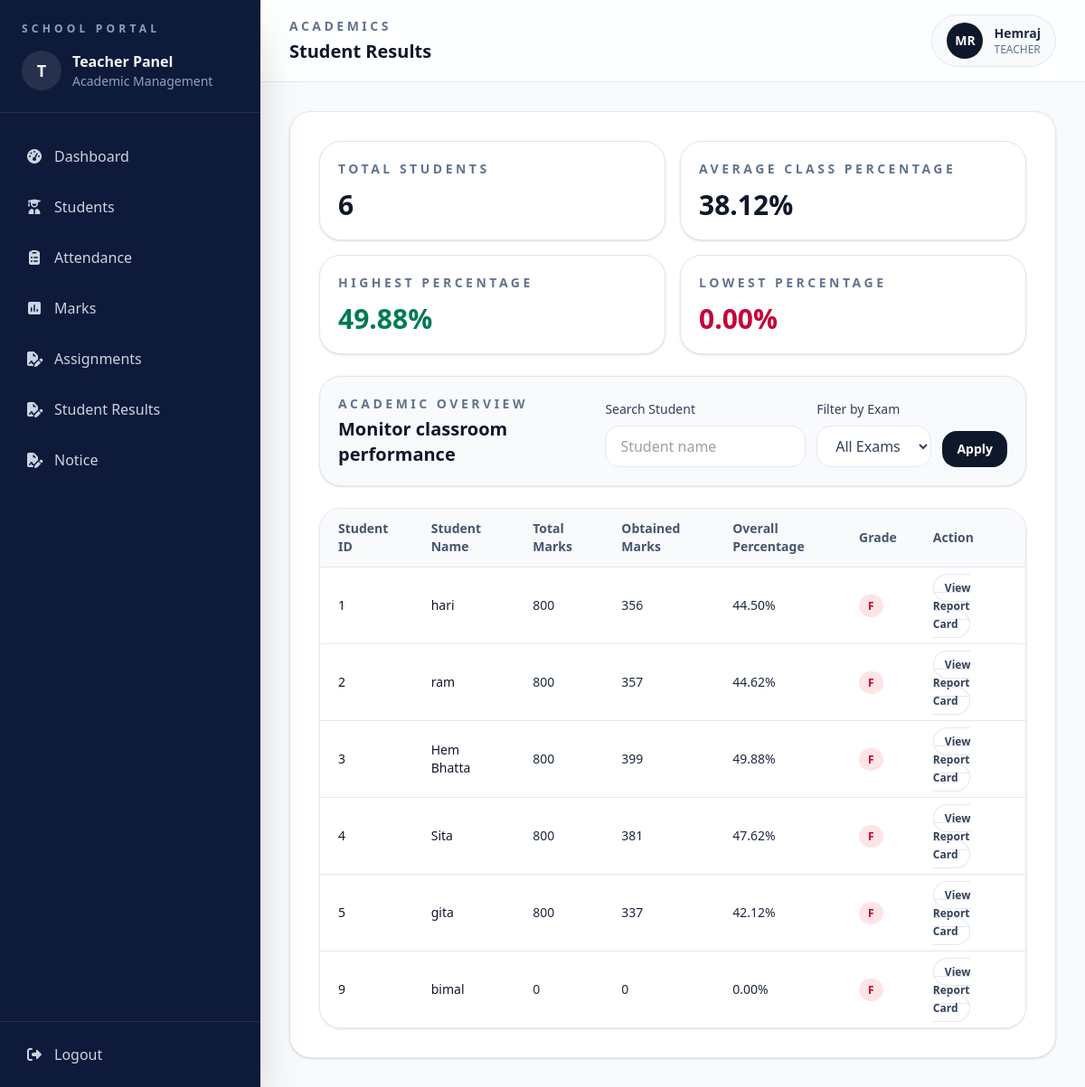
Page /academics/results/ (signed in) on the committed database.
### accounts/models.py (models this page shows, shortened)
class User(AbstractUser):
    ROLE_CHOICES = (("ADMIN", "Admin"), ("TEACHER", "Teacher"))
    role = models.CharField(max_length=20, choices=ROLE_CHOICES, default="TEACHER")

### students/models.py (models this page shows, shortened)
class Student(models.Model):
    name = models.CharField(max_length=50)
    classroom = models.ForeignKey(
        ClassRoom, on_delete=models.CASCADE, related_name="students"
    )
    address = models.TextField(blank=True, null=True)
    phone = models.CharField(max_length=10, blank=True)
    date_of_birth = models.DateField(default="2000-01-01")

### academics/views.py (the view)
# urls.py: path("results/", views.student_results, name="student-results"),
def student_results(request):
    classroom = ClassRoom.objects.filter(teacher=request.user).first()
    if not classroom:
        messages.error(request, "No classroom assigned to you.")
        return redirect("dashboard")
    search_query = request.GET.get("search", "").strip()
    selected_exam = request.GET.get("exam", "").strip()
    students = Student.objects.filter(classroom=classroom).select_related("classroom")
    if search_query:
        students = students.filter(name__icontains=search_query)
    available_exams = list(
        Marks.objects.filter(student__classroom=classroom)
        .values_list("exam_name", flat=True)
        .distinct()
        .order_by("exam_name")
    )
    student_results = []
    percentages = []
    for student in students:
        marks_qs = Marks.objects.filter(student=student)
        if selected_exam:
            marks_qs = marks_qs.filter(exam_name=selected_exam)
        marks_qs = marks_qs.select_related("subject")
        total_full_marks = 0
        total_obtained_marks = 0
        for mark in marks_qs:
            total_full_marks += mark.full_marks or 0
            total_obtained_marks += mark.marks_obtained or 0
        if total_full_marks:
            percentage = round((total_obtained_marks / total_full_marks) * 100, 2)
        else:
            percentage = 0
        if percentage >= 90:
            grade = "A+"
        elif percentage >= 80:
            grade = "A"
        elif percentage >= 70:
            grade = "B+"
        elif percentage >= 60:
            grade = "B"
        elif percentage >= 50:
            grade = "C"
        else:
            grade = "F"
        percentages.append(percentage)
        student_results.append(
            {
                "student": student,
                "total_marks": total_full_marks,
                "obtained_marks": total_obtained_marks,
                "percentage": percentage,
                "grade": grade,
                "report_url": (
                    reverse(
                        "report-card",
                        kwargs={
                            "student_id": student.id,
                            "exam_name": selected_exam or "",
                        },
                    )
                    if selected_exam
                    else reverse(
                        "report-card",
                        kwargs={"student_id": student.id, "exam_name": "Mid-Term"},
                    )
                ),
            }
        )
    total_students = len(student_results)
    class_average = round(sum(percentages) / total_students, 2) if total_students else 0
    highest_percentage = max(percentages) if percentages else 0
    lowest_percentage = min(percentages) if percentages else 0
    context = {
        "students_results": student_results,
        "total_students": total_students,
        "class_average": class_average,
        "highest_percentage": highest_percentage,
        "lowest_percentage": lowest_percentage,
        "available_exams": available_exams,
        "selected_exam": selected_exam,
        "search_query": search_query,
    }
    return render(request, "academics/student_results.html", context)

### academics/templates/academics/student_results.html (shortened to what this page needs)
{% extends 'base.html' %}
{% block page_label %}Academics{% endblock %}
{% block page_title %}Student Results{% endblock %}
{% block content %}
<section class="space-y-6">
  <div class="grid gap-4 md:grid-cols-2 xl:grid-cols-4">
    <div class="rounded-3xl border border-slate-200 bg-white p-5 shadow-sm">
      <p class="text-sm font-semibold uppercase tracking-[0.25em] text-slate-500">Total Students</p>
      <p class="mt-3 text-3xl font-semibold text-slate-900">{{ total_students }}</p>
    </div>
    <div class="rounded-3xl border border-slate-200 bg-white p-5 shadow-sm">
      <p class="text-sm font-semibold uppercase tracking-[0.25em] text-slate-500">Average Class Percentage</p>
      <p class="mt-3 text-3xl font-semibold text-slate-900">{{ class_average|floatformat:2 }}%</p>
    </div>
    <div class="rounded-3xl border border-slate-200 bg-white p-5 shadow-sm">
      <p class="text-sm font-semibold uppercase tracking-[0.25em] text-slate-500">Highest Percentage</p>
      <p class="mt-3 text-3xl font-semibold text-emerald-700">{{ highest_percentage|floatformat:2 }}%</p>
    </div>
    <div class="rounded-3xl border border-slate-200 bg-white p-5 shadow-sm">
      <p class="text-sm font-semibold uppercase tracking-[0.25em] text-slate-500">Lowest Percentage</p>
      <p class="mt-3 text-3xl font-semibold text-rose-700">{{ lowest_percentage|floatformat:2 }}%</p>
    </div>
  </div>
  <div class="rounded-3xl border border-slate-200 bg-slate-50 p-5 shadow-sm">
    <div class="flex flex-col gap-4 lg:flex-row lg:items-end lg:justify-between">
      <div>
        <p class="text-sm font-semibold uppercase tracking-[0.25em] text-slate-500">Academic Overview</p>
        <h2 class="mt-1 text-xl font-semibold text-slate-900">Monitor classroom performance</h2>
      </div>
      <form method="get" class="flex flex-col gap-3 sm:flex-row sm:items-end">
        <div>
          <label for="search" class="mb-2 block text-sm font-medium text-slate-700">Search Student</label>
          <input id="search" name="search" type="text" value="{{ search_query }}" placeholder="Student name"
            class="w-full rounded-2xl border border-slate-200 bg-white px-4 py-2.5 text-slate-700 outline-none focus:border-slate-400" />
        </div>
        <div>
          <label for="exam" class="mb-2 block text-sm font-medium text-slate-700">Filter by Exam</label>
          <select id="exam" name="exam"
            class="w-full rounded-2xl border border-slate-200 bg-white px-4 py-2.5 text-slate-700 outline-none focus:border-slate-400">
            <option value="">All Exams</option>
          </select>
        </div>
        <div>
          <button type="submit"
            class="rounded-2xl bg-slate-900 px-4 py-2.5 text-sm font-semibold text-white transition hover:bg-slate-800">
            Apply
          </button>
        </div>
      </form>
    </div>
  </div>
  <div class="overflow-hidden rounded-3xl border border-slate-200 shadow-sm">
    <div class="overflow-x-auto">
      <table class="min-w-full divide-y divide-slate-200 text-left text-sm">
        <thead class="bg-slate-50 text-slate-600">
          <tr>
            <th class="px-5 py-3 font-semibold">Student ID</th>
            <th class="px-5 py-3 font-semibold">Student Name</th>
            <th class="px-5 py-3 font-semibold">Total Marks</th>
            <th class="px-5 py-3 font-semibold">Obtained Marks</th>
            <th class="px-5 py-3 font-semibold">Overall Percentage</th>
            <th class="px-5 py-3 font-semibold">Grade</th>
            <th class="px-5 py-3 font-semibold">Action</th>
          </tr>
        </thead>
        <tbody class="divide-y divide-slate-200 bg-white">
          {% for item in students_results %}
          <tr>
            <td class="px-5 py-3 font-medium text-slate-900">{{ item.student.id }}</td>
            <td class="px-5 py-3 font-medium text-slate-900">{{ item.student.name }}</td>
            <td class="px-5 py-3">{{ item.total_marks }}</td>
            <td class="px-5 py-3">{{ item.obtained_marks }}</td>
            <td class="px-5 py-3">{{ item.percentage|floatformat:2 }}%</td>
            <td class="px-5 py-3">
              <span class="rounded-full px-2.5 py-1 text-xs font-semibold
                {% if item.grade == 'A+' or item.grade == 'A' %}
                  bg-emerald-100 text-emerald-700
                {% elif item.grade == 'B+' or item.grade == 'B' %}
                  bg-amber-100 text-amber-700
                {% else %}
                  bg-rose-100 text-rose-700
                {% endif %}">
                {{ item.grade }}
              </span>
            </td>
            <td class="px-5 py-3">
              <a href="{{ item.report_url }}"
                class="rounded-full border border-slate-200 px-3 py-1.5 text-xs font-semibold text-slate-700 transition hover:bg-slate-50">
                View Report Card
              </a>
            </td>
          </tr>
          {% empty %}
          <tr>
            <td colspan="7" class="px-5 py-10 text-center text-slate-500">No student results found.</td>
          </tr>
          {% endfor %}
        </tbody>
      </table>
    </div>
  </div>
</section>
{% endblock %}

### templates/base.html (shortened to what this page needs)
{% load static %}
<!doctype html>
<html lang="en">
<head>
<script src="https://cdn.jsdelivr.net/npm/@tailwindcss/browser@4"></script>
<link rel="stylesheet"
      href="https://cdnjs.cloudflare.com/ajax/libs/font-awesome/7.0.1/css/all.min.css"
 />
</head>
<body class="bg-slate-50 text-slate-800">
<div class="min-h-screen bg-slate-50">
  {% include 'sidebar.html' %}
  <div class="min-h-screen lg:ml-72">
    <header class="border-b border-slate-200 bg-white/90 px-4 py-4 sm:px-6 lg:px-8">
      <div class="flex flex-col gap-4 sm:flex-row sm:items-center sm:justify-between">
        <div>
          <p class="text-sm font-semibold uppercase tracking-[0.25em] text-slate-500">
            {% block page_label %}{% endblock %}
          </p>
          <h1 class="mt-1 text-xl font-semibold text-slate-900">
            {% block page_title %}{% endblock %}
          </h1>
        </div>
        <div class="flex items-center gap-3 rounded-full border border-slate-200 bg-slate-50 px-4 py-2">
          <div class="flex h-10 w-10 items-center justify-center rounded-full bg-slate-900 text-sm font-semibold text-white">
            MR
          </div>
          <div>
            <p class="text-sm font-semibold text-slate-800">
              {{ request.user.username|capfirst }}
            </p>
            <p class="text-xs text-slate-500">
              {{ request.user.role|capfirst }}
            </p>
          </div>
        </div>
      </div>
    </header>
    <main class="p-4 sm:p-6 lg:p-8">
      <div class="rounded-3xl border border-slate-200 bg-white p-4 shadow-sm sm:p-6 lg:p-8">
        {% block content %}
        {% endblock content %}
      </div>
    </main>
  </div>
</div>
</body>
</html>

### rows in the picture
User: user.username "Hemraj", user.role "TEACHER"
Student: student.id "1", student.name "hari", total_marks "800", obtained_marks "356", percentage "44.50", grade "F"
Student: student.id "2", student.name "ram", total_marks "800", obtained_marks "357", percentage "44.62", grade "F"
Student: student.id "3", student.name "Hem Bhatta", total_marks "800", obtained_marks "399", percentage "49.88", grade "F"
Student: student.id "4", student.name "Sita", total_marks "800", obtained_marks "381", percentage "47.62", grade "F"
Student: student.id "5", student.name "gita", total_marks "800", obtained_marks "337", percentage "42.12", grade "F"
Student: student.id "9", student.name "bimal", total_marks "0", obtained_marks "0", percentage "0.00", grade "F"

### other values in the picture
{{ total_students }} "6"
{{ class_average|floatformat:2 }} "38.12"
{{ highest_percentage|floatformat:2 }} "49.88"
{{ lowest_percentage|floatformat:2 }} "0.00"
